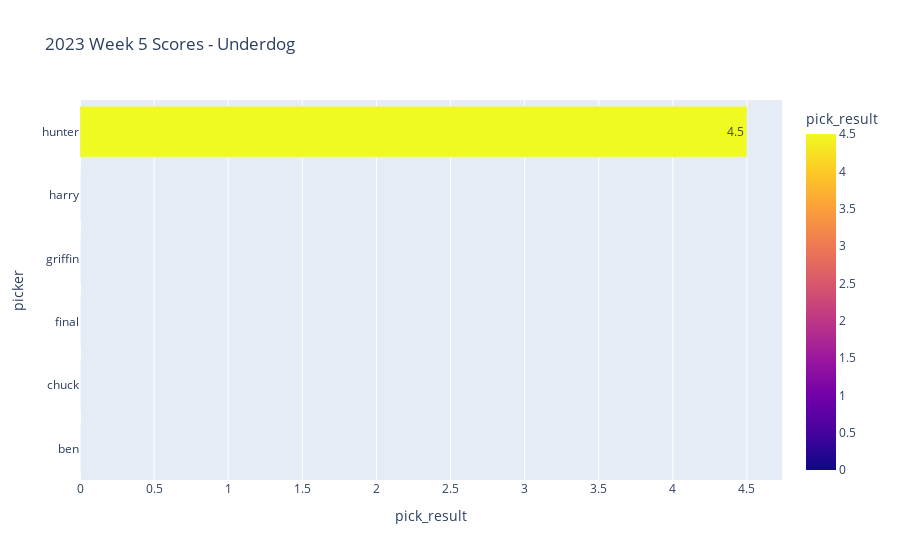

Notebook code cell kept with this figure:
### Code cell
homers.plot_scores(week_df, 'underdog_pick')

### Figure 1 — Plotly figure (JSON) as saved in the notebook; plotly's stock layout.template omitted (floating-point values rounded to 4 significant figures)
{"data": [{"alignmentgroup": "True", "hovertemplate": "pick_result=%{marker.color}<br>picker=%{y}<extra></extra>", "legendgroup": "", "marker": {"color": [0, 0, 0, 0, 0, 4.5], "coloraxis": "coloraxis", "pattern": {"shape": ""}}, "name": "", "offsetgroup": "", "orientation": "h", "showlegend": false, "textposition": "auto", "texttemplate": "%{x}", "type": "bar", "x": [0, 0, 0, 0, 0, 4.5], "xaxis": "x", "y": ["ben", "chuck", "final", "griffin", "harry", "hunter"], "yaxis": "y"}], "layout": {"barmode": "relative", "coloraxis": {"colorbar": {"title": {"text": "pick_result"}}, "colorscale": [[0, "#0d0887"], [0.1111, "#46039f"], [0.2222, "#7201a8"], [0.3333, "#9c179e"], [0.4444, "#bd3786"], [0.5556, "#d8576b"], [0.6667, "#ed7953"], [0.7778, "#fb9f3a"], [0.8889, "#fdca26"], [1, "#f0f921"]]}, "legend": {"tracegroupgap": 0}, "title": {"text": "2023 Week 5 Scores - Underdog"}, "xaxis": {"anchor": "y", "domain": [0, 1], "title": {"text": "pick_result"}}, "yaxis": {"anchor": "x", "domain": [0, 1], "title": {"text": "picker"}}}}
